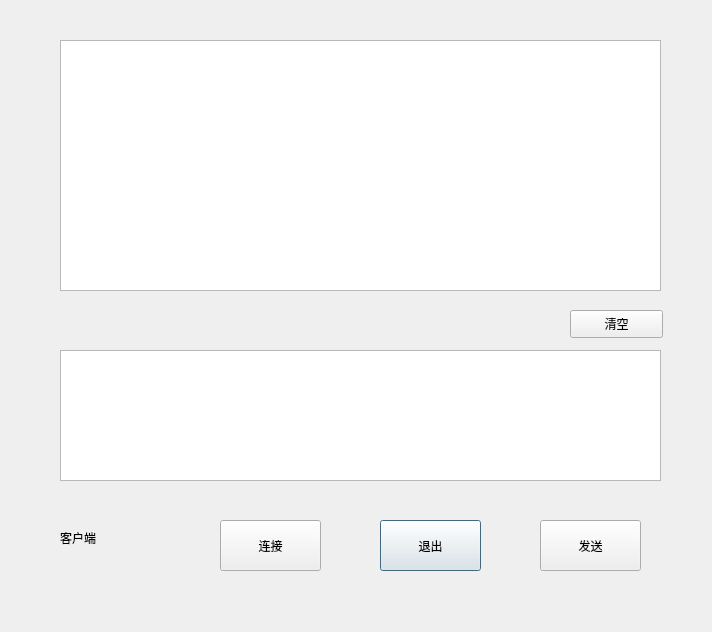
<?xml version="1.0" encoding="UTF-8"?>
<ui version="4.0">
 <class>Client</class>
 <widget class="QDialog" name="Client">
  <property name="geometry">
   <rect>
    <x>0</x>
    <y>0</y>
    <width>712</width>
    <height>632</height>
   </rect>
  </property>
  <property name="windowTitle">
   <string>Dialog</string>
  </property>
  <widget class="QPushButton" name="exitpushButton">
   <property name="geometry">
    <rect>
     <x>380</x>
     <y>520</y>
     <width>101</width>
     <height>51</height>
    </rect>
   </property>
   <property name="text">
    <string>退出</string>
   </property>
  </widget>
  <widget class="QPushButton" name="sendpushButton">
   <property name="geometry">
    <rect>
     <x>540</x>
     <y>520</y>
     <width>101</width>
     <height>51</height>
    </rect>
   </property>
   <property name="text">
    <string>发送</string>
   </property>
  </widget>
  <widget class="QTextEdit" name="messageTextEdit">
   <property name="geometry">
    <rect>
     <x>60</x>
     <y>350</y>
     <width>601</width>
     <height>131</height>
    </rect>
   </property>
  </widget>
  <widget class="QTextBrowser" name="messageBrowser">
   <property name="geometry">
    <rect>
     <x>60</x>
     <y>40</y>
     <width>601</width>
     <height>251</height>
    </rect>
   </property>
  </widget>
  <widget class="QLabel" name="label">
   <property name="geometry">
    <rect>
     <x>60</x>
     <y>530</y>
     <width>72</width>
     <height>15</height>
    </rect>
   </property>
   <property name="text">
    <string>客户端</string>
   </property>
  </widget>
  <widget class="QPushButton" name="exitpushButton_2">
   <property name="geometry">
    <rect>
     <x>220</x>
     <y>520</y>
     <width>101</width>
     <height>51</height>
    </rect>
   </property>
   <property name="text">
    <string>连接</string>
   </property>
  </widget>
  <widget class="QPushButton" name="pushButton">
   <property name="geometry">
    <rect>
     <x>570</x>
     <y>310</y>
     <width>93</width>
     <height>28</height>
    </rect>
   </property>
   <property name="text">
    <string>清空</string>
   </property>
  </widget>
 </widget>
 <resources/>
 <connections/>
</ui>
